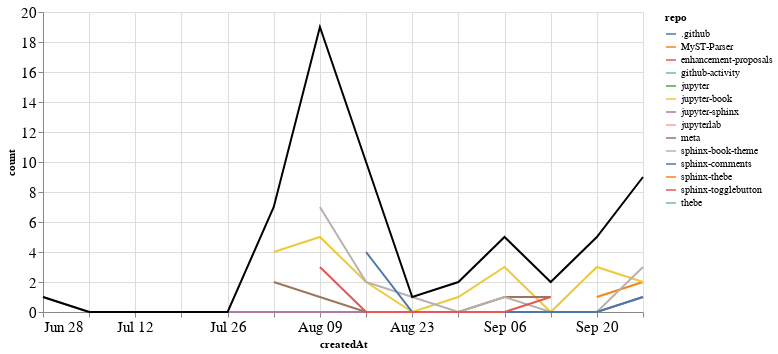

Notebook source saved alongside this figure:
### Markdown cell above
## PRs

### Code cell
prs_time = prs.groupby('repo').resample('W', on='createdAt').count()['author'].reset_index()
prs_time = prs_time.rename(columns={'author': 'count'})
prs_time_total = prs_time.groupby('createdAt').agg({"count": "sum"}).reset_index()

ch1 = alt.Chart(prs_time, width=600).mark_line().encode(
    x='createdAt',
    y='count',
    color='repo',
    tooltip="repo"
)

ch2 = alt.Chart(prs_time_total, width=600).mark_line(color="black").encode(
    x='createdAt',
    y='count',
)

ch1 + ch2

### Figure 1 — Vega-Lite specification as saved in the notebook (floating-point values rounded to 4 significant figures)
{"config": {"axisLeft": {"labelFontSize": 15}, "axisBottom": {"labelFontSize": 15}}, "layer": [{"data": {"name": "data-aae23318e1a4e793569a0b8900050b1c"}, "mark": "line", "encoding": {"color": {"type": "nominal", "field": "repo"}, "tooltip": {"type": "nominal", "field": "repo"}, "x": {"type": "temporal", "field": "createdAt"}, "y": {"type": "quantitative", "field": "count"}}, "width": 600}, {"data": {"name": "data-9bc95f4ef8e7d09e42e22ce38c85d947"}, "mark": {"type": "line", "color": "black"}, "encoding": {"x": {"type": "temporal", "field": "createdAt"}, "y": {"type": "quantitative", "field": "count"}}, "width": 600}], "$schema": "https://vega.github.io/schema/vega-lite/v4.8.1.json", "datasets": {"data-aae23318e1a4e793569a0b8900050b1c": [{"repo": ".github", "createdAt": "2020-08-02T00:00:00", "count": 1}, {"repo": "MyST-Parser", "createdAt": "2020-09-20T00:00:00", "count": 1}, {"repo": "MyST-Parser", "createdAt": "2020-09-27T00:00:00", "count": 2}, {"repo": "enhancement-proposals", "createdAt": "2020-08-30T00:00:00", "count": 1}, {"repo": "github-activity", "createdAt": "2020-08-09T00:00:00", "count": 2}, {"repo": "jupyter", "createdAt": "2020-09-20T00:00:00", "count": 1}, {"repo": "jupyter-book", "createdAt": "2020-08-02T00:00:00", "count": 4}, {"repo": "jupyter-book", "createdAt": "2020-08-09T00:00:00", "count": 5}, {"repo": "jupyter-book", "createdAt": "2020-08-16T00:00:00", "count": 2}, {"repo": "jupyter-book", "createdAt": "2020-08-23T00:00:00", "count": 0}, {"repo": "jupyter-book", "createdAt": "2020-08-30T00:00:00", "count": 1}, {"repo": "jupyter-book", "createdAt": "2020-09-06T00:00:00", "count": 3}, {"repo": "jupyter-book", "createdAt": "2020-09-13T00:00:00", "count": 0}, {"repo": "jupyter-book", "createdAt": "2020-09-20T00:00:00", "count": 3}, {"repo": "jupyter-book", "createdAt": "2020-09-27T00:00:00", "count": 2}, {"repo": "jupyter-sphinx", "createdAt": "2020-06-28T00:00:00", "count": 1}, {"repo": "jupyter-sphinx", "createdAt": "2020-07-05T00:00:00", "count": 0}, {"repo": "jupyter-sphinx", "createdAt": "2020-07-12T00:00:00", "count": 0}, {"repo": "jupyter-sphinx", "createdAt": "2020-07-19T00:00:00", "count": 0}, {"repo": "jupyter-sphinx", "createdAt": "2020-07-26T00:00:00", "count": 0}, {"repo": "jupyter-sphinx", "createdAt": "2020-08-02T00:00:00", "count": 0}, {"repo": "jupyter-sphinx", "createdAt": "2020-08-09T00:00:00", "count": 0}, {"repo": "jupyter-sphinx", "createdAt": "2020-08-16T00:00:00", "count": 0}, {"repo": "jupyter-sphinx", "createdAt": "2020-08-23T00:00:00", "count": 0}, {"repo": "jupyter-sphinx", "createdAt": "2020-08-30T00:00:00", "count": 0}, {"repo": "jupyter-sphinx", "createdAt": "2020-09-06T00:00:00", "count": 0}, {"repo": "jupyter-sphinx", "createdAt": "2020-09-13T00:00:00", "count": 0}, {"repo": "jupyter-sphinx", "createdAt": "2020-09-20T00:00:00", "count": 0}, {"repo": "jupyter-sphinx", "createdAt": "2020-09-27T00:00:00", "count": 1}, {"repo": "jupyterlab", "createdAt": "2020-08-09T00:00:00", "count": 1}, {"repo": "meta", "createdAt": "2020-08-02T00:00:00", "count": 2}, {"repo": "meta", "createdAt": "2020-08-09T00:00:00", "count": 1}, {"repo": "meta", "createdAt": "2020-08-16T00:00:00", "count": 0}, {"repo": "meta", "createdAt": "2020-08-23T00:00:00", "count": 0}, {"repo": "meta", "createdAt": "2020-08-30T00:00:00", "count": 0}, {"repo": "meta", "createdAt": "2020-09-06T00:00:00", "count": 1}, {"repo": "meta", "createdAt": "2020-09-13T00:00:00", "count": 1}, {"repo": "sphinx-book-theme", "createdAt": "2020-08-09T00:00:00", "count": 7}, {"repo": "sphinx-book-theme", "createdAt": "2020-08-16T00:00:00", "count": 2}, {"repo": "sphinx-book-theme", "createdAt": "2020-08-23T00:00:00", "count": 1}, {"repo": "sphinx-book-theme", "createdAt": "2020-08-30T00:00:00", "count": 0}, {"repo": "sphinx-book-theme", "createdAt": "2020-09-06T00:00:00", "count": 1}, {"repo": "sphinx-book-theme", "createdAt": "2020-09-13T00:00:00", "count": 0}, {"repo": "sphinx-book-theme", "createdAt": "2020-09-20T00:00:00", "count": 0}, {"repo": "sphinx-book-theme", "createdAt": "2020-09-27T00:00:00", "count": 3}, {"repo": "sphinx-comments", "createdAt": "2020-08-16T00:00:00", "count": 4}, {"repo": "sphinx-comments", "createdAt": "2020-08-23T00:00:00", "count": 0}, {"repo": "sphinx-comments", "createdAt": "2020-08-30T00:00:00", "count": 0}, {"repo": "sphinx-comments", "createdAt": "2020-09-06T00:00:00", "count": 0}, {"repo": "sphinx-comments", "createdAt": "2020-09-13T00:00:00", "count": 0}, {"repo": "sphinx-comments", "createdAt": "2020-09-20T00:00:00", "count": 0}, {"repo": "sphinx-comments", "createdAt": "2020-09-27T00:00:00", "count": 1}, {"repo": "sphinx-thebe", "createdAt": "2020-08-16T00:00:00", "count": 1}, {"repo": "sphinx-togglebutton", "createdAt": "2020-08-09T00:00:00", "count": 3}, {"repo": "sphinx-togglebutton", "createdAt": "2020-08-16T00:00:00", "count": 0}, {"repo": "sphinx-togglebutton", "createdAt": "2020-08-23T00:00:00", "count": 0}, {"repo": "sphinx-togglebutton", "createdAt": "2020-08-30T00:00:00", "count": 0}, {"repo": "sphinx-togglebutton", "createdAt": "2020-09-06T00:00:00", "count": 0}, {"repo": "sphinx-togglebutton", "createdAt": "2020-09-13T00:00:00", "count": 1}, {"repo": "thebe", "createdAt": "2020-08-16T00:00:00", "count": 1}], "data-9bc95f4ef8e7d09e42e22ce38c85d947": [{"createdAt": "2020-06-28T00:00:00", "count": 1}, {"createdAt": "2020-07-05T00:00:00", "count": 0}, {"createdAt": "2020-07-12T00:00:00", "count": 0}, {"createdAt": "2020-07-19T00:00:00", "count": 0}, {"createdAt": "2020-07-26T00:00:00", "count": 0}, {"createdAt": "2020-08-02T00:00:00", "count": 7}, {"createdAt": "2020-08-09T00:00:00", "count": 19}, {"createdAt": "2020-08-16T00:00:00", "count": 10}, {"createdAt": "2020-08-23T00:00:00", "count": 1}, {"createdAt": "2020-08-30T00:00:00", "count": 2}, {"createdAt": "2020-09-06T00:00:00", "count": 5}, {"createdAt": "2020-09-13T00:00:00", "count": 2}, {"createdAt": "2020-09-20T00:00:00", "count": 5}, {"createdAt": "2020-09-27T00:00:00", "count": 9}]}}
